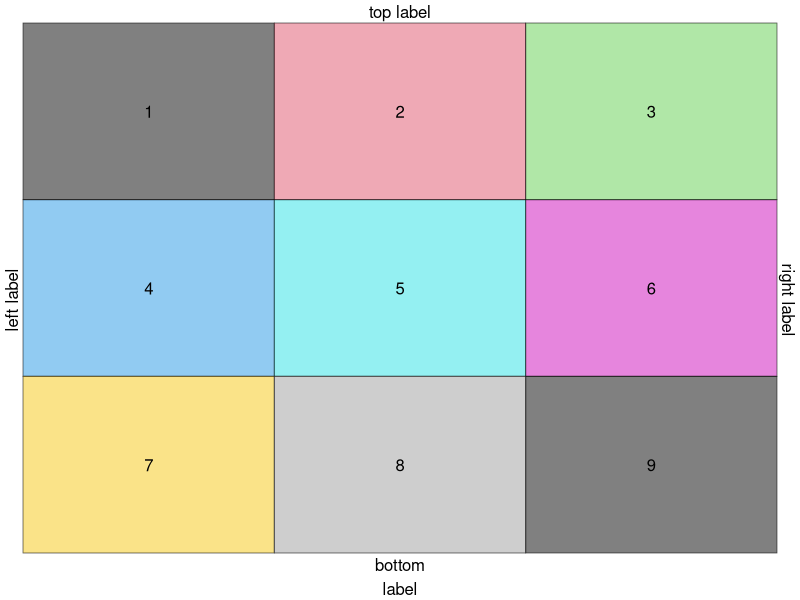
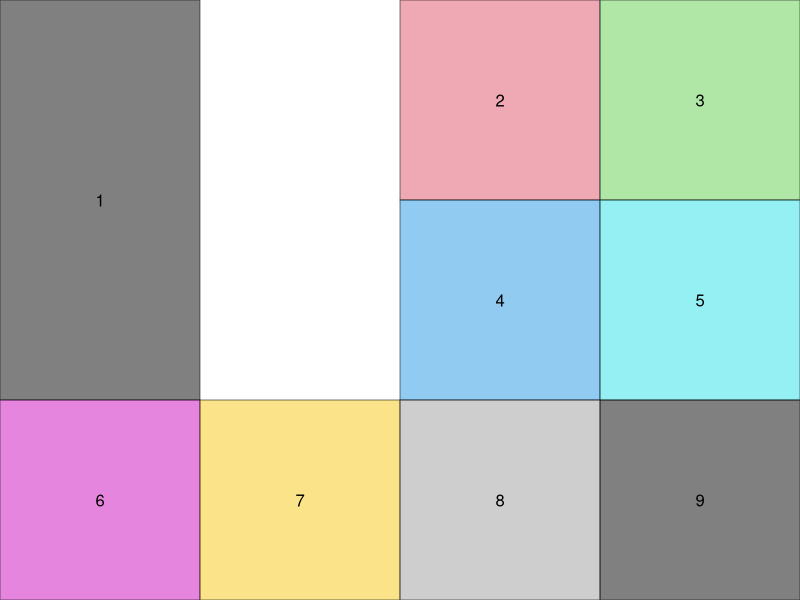
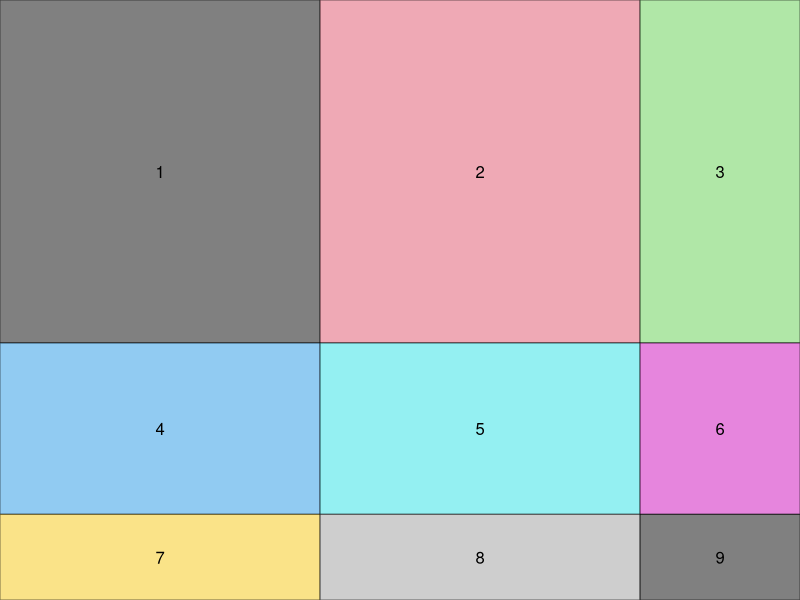

The R source for these figures, in order:
## ---- chunk 1
library(gridExtra)
library(grid)
gs <- lapply(1:9, function(ii) 
  grobTree(rectGrob(gp=gpar(fill=ii, alpha=0.5)), textGrob(ii)))
grid.arrange(grobs=gs, ncol=3,
             top="top label", bottom="bottom\nlabel", 
             left="left label", right="right label") 
## ---- chunk 2
layout <- rbind(c(1,NA,2,3),
             c(1,NA,4,5),
             c(6,7,8,9))
grid.arrange(grobs=gs, layout_matrix=layout)

## ---- chunk 3
grid.arrange(grobs=gs, ncol=3, widths=c(1,1,.5),heights=c(1,.5,.25))

